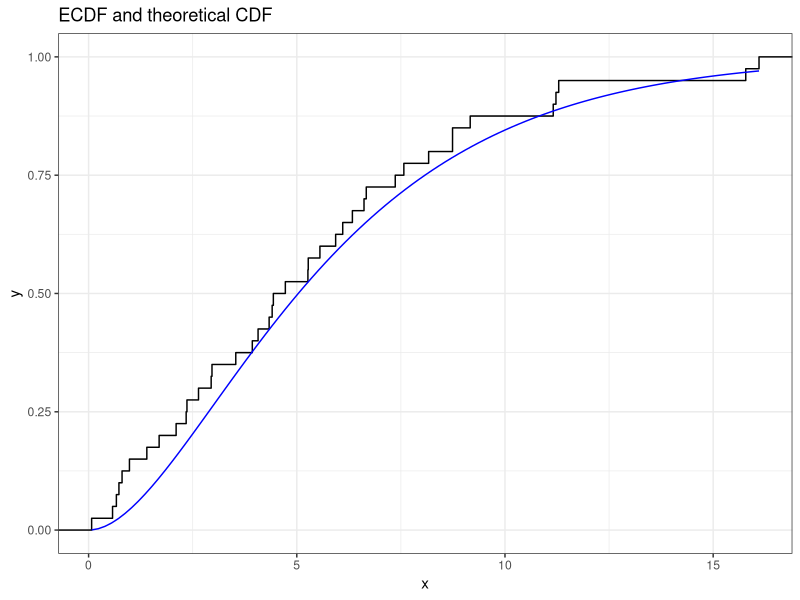
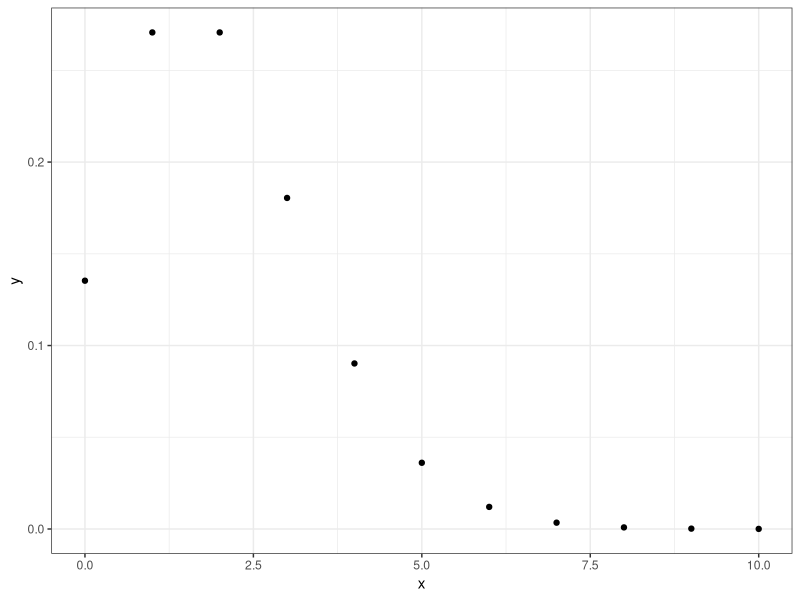
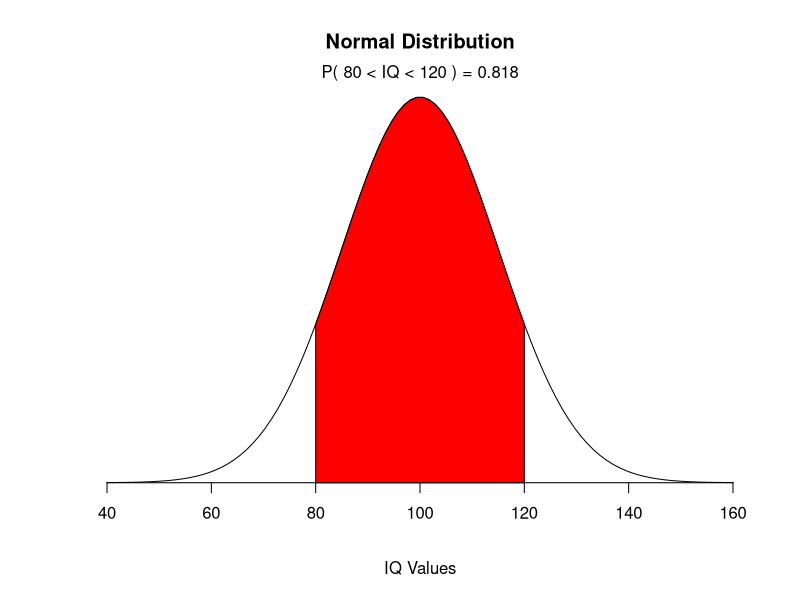
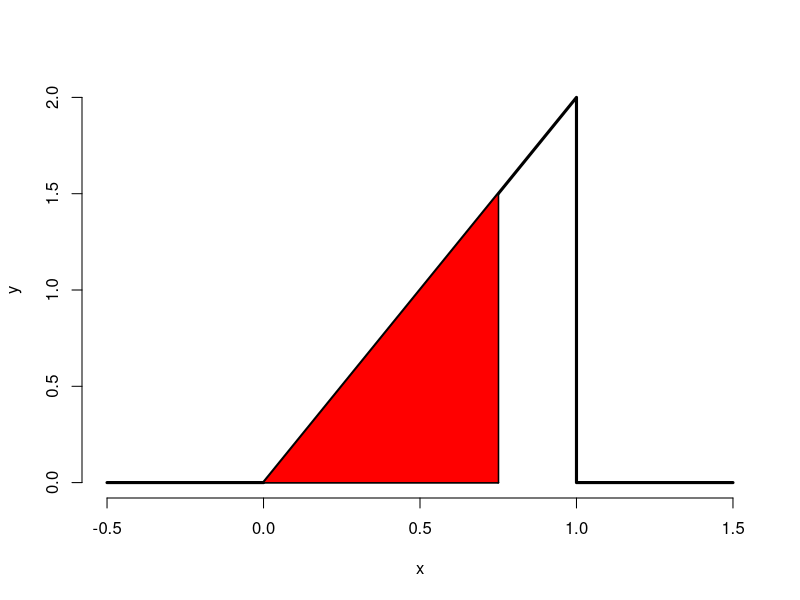
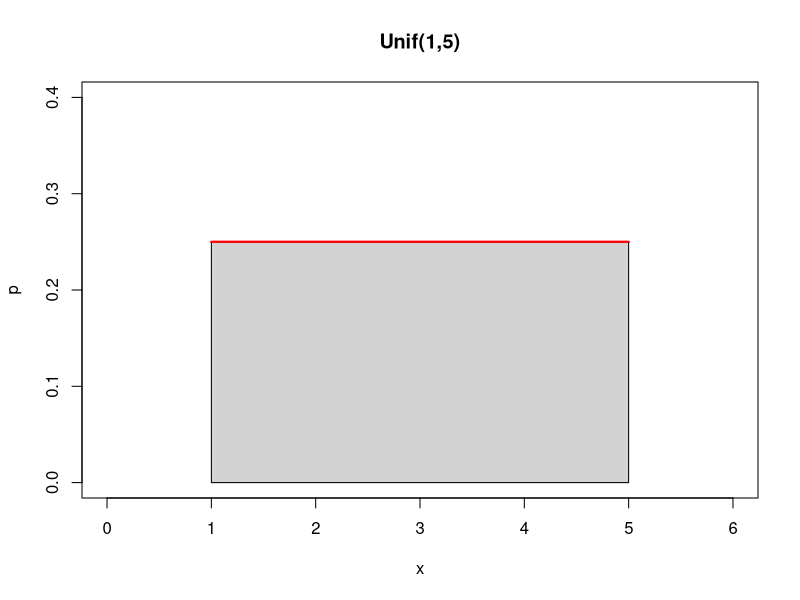
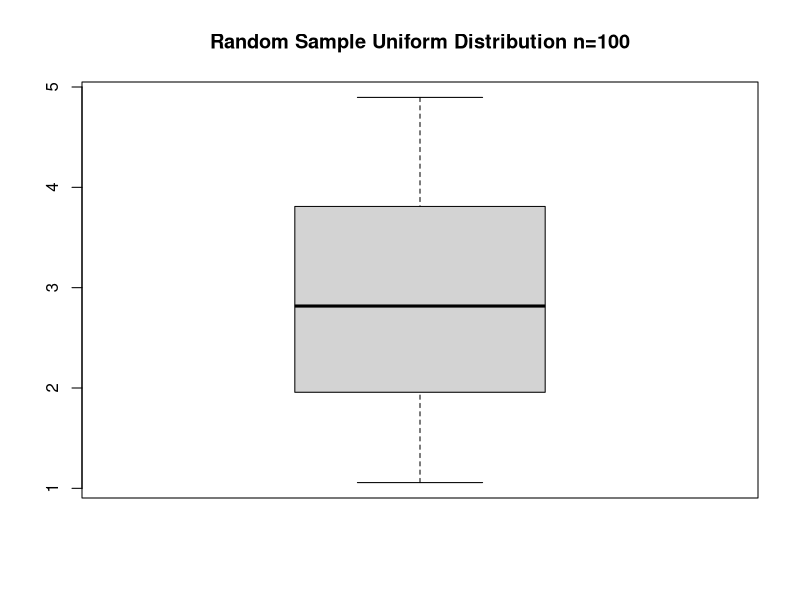
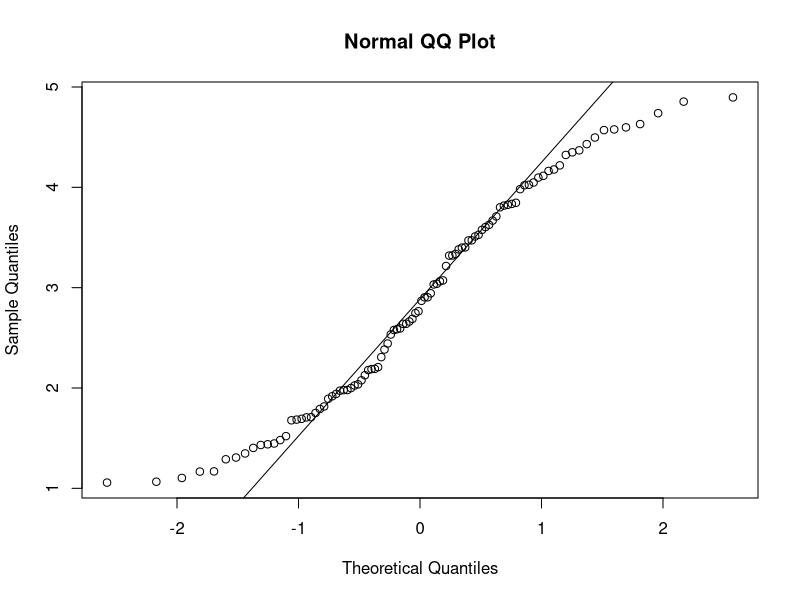
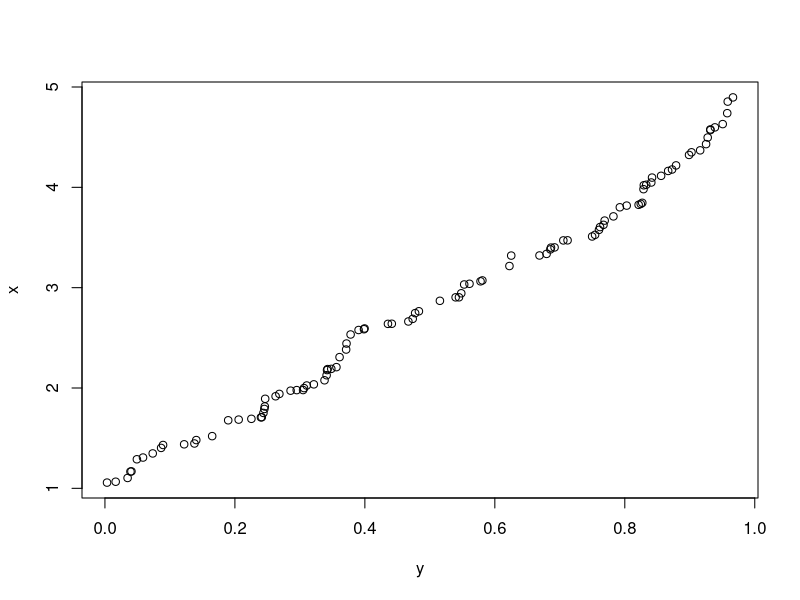

The R script that drew these images, in order:
## ---- chunk 1
knitr::opts_chunk$set(echo = TRUE)
library(ggplot2)
library(car)
## ---- chunk 2
    set.seed(235)
    df<-data.frame(x=rgamma(40,2,scale=3))
    ggplot(df, aes(x)) + stat_ecdf(geom = "step")+
      theme_bw()+
      stat_function(fun=pgamma,color="blue",args=list(shape=2,scale=3))+
      labs(title="ECDF and theoretical CDF")
   
    
## ---- chunk 3
x <- 0:10
y <- dpois(x,2)
df2<-data.frame(x=0:10,y=dpois(0:10,2))
ggplot(df2, aes(x,y)) + 
  geom_point()+
      theme_bw()
## ---- chunk 4
mean=100
sd=15
lb=80
ub=120
# Create vector of x's: 100 observations around the mean with given sdev
x <- seq(-4,4,length=100)*sd + mean
# Create vector of y's: 100 observations from normal distribution with given mean and sdev
hx <- dnorm(x,mean,sd)

plot(x, hx, type="n", xlab="IQ Values", ylab="",
     main="Normal Distribution", axes=FALSE)

i <- x >= lb & x <= ub
lines(x, hx)
polygon(c(lb,x[i],ub), c(0,hx[i],0), col="red") 

area <- pnorm(ub, mean, sd) - pnorm(lb, mean, sd)
result <- paste("P(",lb,"< IQ <",ub,") =",
                signif(area, digits=3))
mtext(result,3)
axis(1, at=seq(40, 160, 20), pos=0)


# Triangle distribution
# f(x)=2x
x <- c(-0.5, 0, 1, 1, 1.5)
y <- c(0, 0, 2, 0, 0)
lb=0
ub=0.75


plot(x, y, lwd = 3,frame = FALSE, type = "l")
segments(0.75,0,x1=0.75,y1=1.5, col="black",lwd=2)
segments(0,0,0.75,0,col="black",lwd=2)
# create verticies (0,0),(0,0),(0.75,1.5),(0.75,0)
x.vertex<-c(0)
y.vertex<-c(0)
x.vertex<-c(x.vertex,0)
x.vertex<-c(x.vertex,0.75,0.75)
y.vertex<-c(y.vertex,0)
y.vertex<-c(y.vertex,1.5,0)
# plot polygon
polygon(x.vertex,y.vertex,col="red")

## ---- chunk 5
x=seq(1,5,length=200)
y=rep(1/4,200)
plot(x,y,type="l",xlim=c(0,6),ylim=c(0,0.4),lwd=2,col="red",ylab="p",main="Unif(1,5)")
polygon(c(1,x,5),c(0,y,0),col="lightgray")
lines(x,y,type="l",lwd=2,col="red")

# Random sample of n=20 from uniform distribution

x<-runif(100,1,5)
quantile(x)
quantile(x,seq(0, 1, by=.1))
median(x)

samp.iqr<-function(x){
  q<-as.vector(quantile(x,probs=c(0.25,0.75)))
  return(q[2]-q[1])
}

samp.iqr(x)

# Other plots based on quantiles
# Boxplot
boxplot(x, main="Random Sample Uniform Distribution n=100")

# QQ plots
# compare X~U(1,5) to normal quantiles

qqnorm(x, main="Normal QQ Plot")
qqline(x)

# compare to uniform(0,1)
y<-runif(100,0,1)
qqplot(y,x)

# car package makes nicer plots
qqPlot(x,"unif", main="QQ Plot")

par(mfrow=c(1,2),oma=c(0,0,2,0))
qqplot(y,x)
qqPlot(x,"unif")
title("QQ plot Uniform",outer=TRUE)
## ---- chunk 6
f <- function(x, mu=0, sigma=1) dnorm(x, mean=mu, sd=sigma)
F <- function(x, mu=0, sigma=1) pnorm(x, mean=mu, sd=sigma, lower.tail=FALSE)

integrand <- function(x,j,n,mu=0, sigma=1) {
  x * (1 - F(x, mu, sigma))^(j-1) * F(x, mu, sigma)^(n-j) * f(x, mu, sigma)
}

E <- function(j,n, mu=0, sigma=1) {
  (1/beta(j,n-j+1)) * integrate(integrand,-Inf,Inf, j, n, mu, sigma)$value
}

E(1,1000)       # expected value of the minimum

E(1000,1000)    # expected value of the maximum

E(500.5,1000)   # expected value of the median

## ---- chunk 7

# Student's t distributions with various df and compare to the standard normal distribution

# Provide a range of values
x <- seq(-4, 4, length=100)

# different degrees of freedom
df <- c(1, 3, 5, 100)
# Set up colours and labels for the functions and plot legend
colors <- c("red", "blue", "darkgreen", "gold", "black")
labels <- c("df=1", "df=3", "df=5", "df=100", "standard normal")



# plot Z first
plot(x, dnorm(x), type="l", lty=4, lwd=4,xlab="x value",
     ylab="Density", main="t Distributions")

# add lines representing t-distribution
for (i in 1:4){
  lines(x, dt(x,df[i]), lwd=2, col=colors[i])
}

legend("topleft", labels, lwd=2, lty=c(1, 1, 1, 1, 2), col=colors,bty="n")

## ---- chunk 8
x <- seq(0, 10, length=100)

# Plot chi-square with 1 df
plot(x, dgamma(x,shape=1,scale=2),type='l',lwd=6,lty=2,xlab="x value", ylab="Density", main="Chi-Square Distributions")

# Add lines for other df
df <- c(1, 2, 3,9)
# Set up colours and labels for the functions and plot legend
colors <- c("red","blue",  "orange", "darkgreen","black")
labels <- c("df=1", "df=2", "df=3", "df=9","gamma(1,2)")
for (i in 1:4){
  lines(x, dchisq(x,df[i]), lwd=2, col=colors[i])
}
legend("topright", labels, lwd=2, col=colors)
## ---- chunk 9

x <- seq(0, 5, length=100)
# Plot F with 1 numerator and 5 denominator df
plot(x, df(x,1,5),type='l',lwd=2, main="F Distributions")
df1<-c(3,5,15)
df2<-c(5,10,25)
colors <- c("black","red", "blue", "orange")
# Add lines for additional numerator and denominator df
for (i in 1:3){
lines(x,df(x,df1[i],df2[i]),col=colors[i+1],lwd=2)
}

labels <- c("df=1,5", "df=3,10", "df=5,10", "df=15,25")
legend("topright", labels, lwd=2, col=colors)
